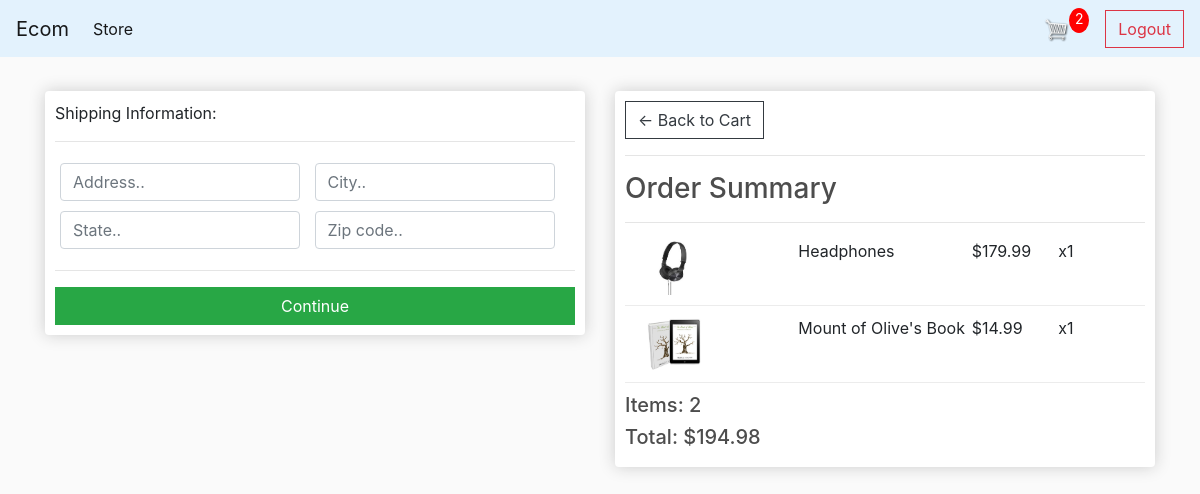
/checkout/ (signed in), run on the app's committed database.
### store/models.py (models this page shows, shortened)
class OrderItem(models.Model):
	product = models.ForeignKey(Product, on_delete=models.SET_NULL, null=True)
	order = models.ForeignKey(Order, on_delete=models.SET_NULL, null=True)
	quantity = models.IntegerField(default=0, null=True, blank=True)
	date_added = models.DateTimeField(auto_now_add=True)
	@property
	def get_total(self):
		total = self.product.price * self.quantity
		return total

class Product(models.Model):
	name = models.CharField(max_length=200)
	price = models.FloatField()
	digital = models.BooleanField(default=False,null=True, blank=True)
	image = models.ImageField(null=True, blank=True)
	@property
	def imageURL(self):
		try:
			url = self.image.url
		except:
			url = ''
		return url

class Order(models.Model):
	customer = models.ForeignKey(Customer, on_delete=models.SET_NULL, null=True, blank=True)
	date_ordered = models.DateTimeField(auto_now_add=True)
	complete = models.BooleanField(default=False)
	transaction_id = models.CharField(max_length=100, null=True)
	@property
	def shipping(self):
		shipping = False
		orderitems = self.orderitem_set.all()
		for i in orderitems:
			if i.product.digital == False:
				shipping = True
		return shipping
	@property
	def get_cart_total(self):
		orderitems = self.orderitem_set.all()
		total = sum([item.get_total for item in orderitems])
		return total
	@property
	def get_cart_items(self):
		orderitems = self.orderitem_set.all()
		total = sum([item.quantity for item in orderitems])
		return total

### store/views.py (the view)
# urls.py: path('checkout/', views.checkout, name="checkout"),
def checkout(request):
	data = cartData(request)
	cartItems = data['cartItems']
	order = data['order']
	items = data['items']
	context = {'items':items, 'order':order, 'cartItems':cartItems}
	return render(request, 'store/checkout.html', context)

### store/utils.py (called while the page is built)
def cartData(request):
	if request.user.is_authenticated:
		customer = request.user.customer
		order, created = Order.objects.get_or_create(customer=customer, complete=False)
		items = order.orderitem_set.all()
		cartItems = order.get_cart_items
	else:
		cookieData = cookieCart(request)
		cartItems = cookieData['cartItems']
		order = cookieData['order']
		items = cookieData['items']
	return {'cartItems':cartItems ,'order':order, 'items':items}

### store/templates/store/checkout.html (shortened to what this page needs)
{% extends 'store/main.html' %}
{% load static %}
{% block content %}
<div class="row">
	<div class="col-lg-6">
		<div class="box-element" id="form-wrapper">
			<form id="form">
				<div id="shipping-info">
					<p>Shipping Information:</p>
					<hr>
					<div class="form-field">
						<input class="form-control" type="text" name="address" placeholder="Address..">
					</div>
					<div class="form-field">
						<input class="form-control" type="text" name="city" placeholder="City..">
					</div>
					<div class="form-field">
						<input class="form-control" type="text" name="state" placeholder="State..">
					</div>
					<div class="form-field">
						<input class="form-control" type="text" name="zipcode" placeholder="Zip code..">
					</div>
				</div>
				<hr>
				<input id="form-button" class="btn btn-success btn-block" type="submit" value="Continue">
			</form>
		</div>
		<br>
	</div>
	<div class="col-lg-6">
		<div class="box-element">
			<a class="btn btn-outline-dark" href="{% url 'cart' %}">&#x2190; Back to Cart</a>
			<hr>
			<h3>Order Summary</h3>
			<hr>
			{% for item in items %}
			<div class="cart-row">
				<div style="flex:2"><img class="row-image" src="{{item.product.imageURL}}"></div>
				<div style="flex:2">
					<p>{{item.product.name}}</p>
				</div>
				<div style="flex:1">
					<p>${{item.product.price|floatformat:2}}</p>
				</div>
				<div style="flex:1">
					<p>x{{item.quantity}}</p>
				</div>
			</div>
			{% endfor %}
			<h5>Items: {{order.get_cart_items}}</h5>
			<h5>Total: ${{order.get_cart_total|floatformat:2}}</h5>
		</div>
	</div>
</div>
{% endblock content %}

### static/css/main.css (style rules this page uses)
body { background-color: hsl(0, 0%, 98%); height: 100vh; }
h1,h2,h3,h4,h5,h6 { color:hsl(0, 0%, 30%); }
.box-element { box-shadow:hsl(0, 0%, 80%) 0 0 16px; background-color: #fff; border-radius: 4px; padding: 10px; }
.col-lg-4, .col-lg-6, .col-lg-8, .col-lg-12 { margin-top: 10px; }
.btn { border-radius: 0; }
.row-image { width: 100px; }
.form-field { width:250px; display: inline-block; padding: 5px; }
.cart-row { display: flex; align-items: flex-stretch; padding-bottom: 10px; margin-bottom: 10px; border-bottom: 1px solid #ececec; }

### data on the page
OrderItem: product.imageURL (picture), product.name "Headphones", product.price "179.99", quantity "1"
OrderItem: product.imageURL (picture), product.name "Mount of Olive's Book", product.price "14.99", quantity "1"
Order: get_cart_items "2", get_cart_total "194.98"

### other printed values
{{ cartItems }} "2"
